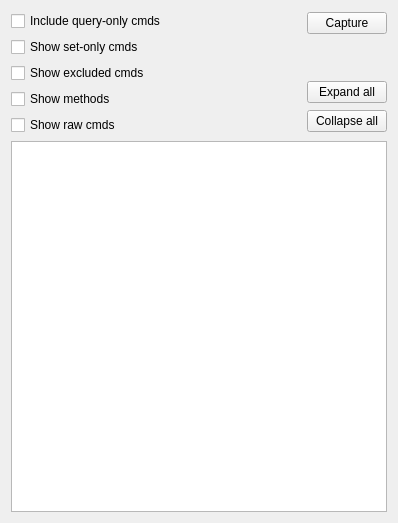
<?xml version="1.0" encoding="UTF-8"?>
<ui version="4.0">
 <class>CaptureCommandWidget</class>
 <widget class="QWidget" name="CaptureCommandWidget">
  <property name="geometry">
   <rect>
    <x>0</x>
    <y>0</y>
    <width>398</width>
    <height>523</height>
   </rect>
  </property>
  <property name="windowTitle">
   <string>Form</string>
  </property>
  <layout class="QVBoxLayout" name="verticalLayout_3">
   <item>
    <layout class="QHBoxLayout" name="horizontalLayout">
     <item>
      <layout class="QVBoxLayout" name="verticalLayout">
       <item>
        <widget class="QCheckBox" name="query_only_checkbox">
         <property name="text">
          <string>Include query-only cmds</string>
         </property>
        </widget>
       </item>
       <item>
        <widget class="QCheckBox" name="set_only_checkbox">
         <property name="text">
          <string>Show set-only cmds</string>
         </property>
        </widget>
       </item>
       <item>
        <widget class="QCheckBox" name="excluded_checkbox">
         <property name="text">
          <string>Show excluded cmds</string>
         </property>
        </widget>
       </item>
       <item>
        <widget class="QCheckBox" name="method_checkbox">
         <property name="text">
          <string>Show methods</string>
         </property>
        </widget>
       </item>
       <item>
        <widget class="QCheckBox" name="raw_command_checkbox">
         <property name="text">
          <string>Show raw cmds</string>
         </property>
        </widget>
       </item>
      </layout>
     </item>
     <item>
      <spacer name="horizontalSpacer">
       <property name="orientation">
        <enum>Qt::Horizontal</enum>
       </property>
       <property name="sizeHint" stdset="0">
        <size>
         <width>40</width>
         <height>20</height>
        </size>
       </property>
      </spacer>
     </item>
     <item>
      <layout class="QVBoxLayout" name="verticalLayout_2">
       <item>
        <widget class="QPushButton" name="capture_button">
         <property name="text">
          <string>Capture</string>
         </property>
        </widget>
       </item>
       <item>
        <spacer name="verticalSpacer">
         <property name="orientation">
          <enum>Qt::Vertical</enum>
         </property>
         <property name="sizeType">
          <enum>QSizePolicy::Minimum</enum>
         </property>
         <property name="sizeHint" stdset="0">
          <size>
           <width>20</width>
           <height>40</height>
          </size>
         </property>
        </spacer>
       </item>
       <item>
        <widget class="QPushButton" name="expand_button">
         <property name="text">
          <string>Expand all</string>
         </property>
        </widget>
       </item>
       <item>
        <widget class="QPushButton" name="collapse_button">
         <property name="text">
          <string>Collapse all</string>
         </property>
        </widget>
       </item>
      </layout>
     </item>
    </layout>
   </item>
   <item>
    <widget class="QTreeView" name="tree_view"/>
   </item>
  </layout>
 </widget>
 <resources/>
 <connections/>
</ui>
